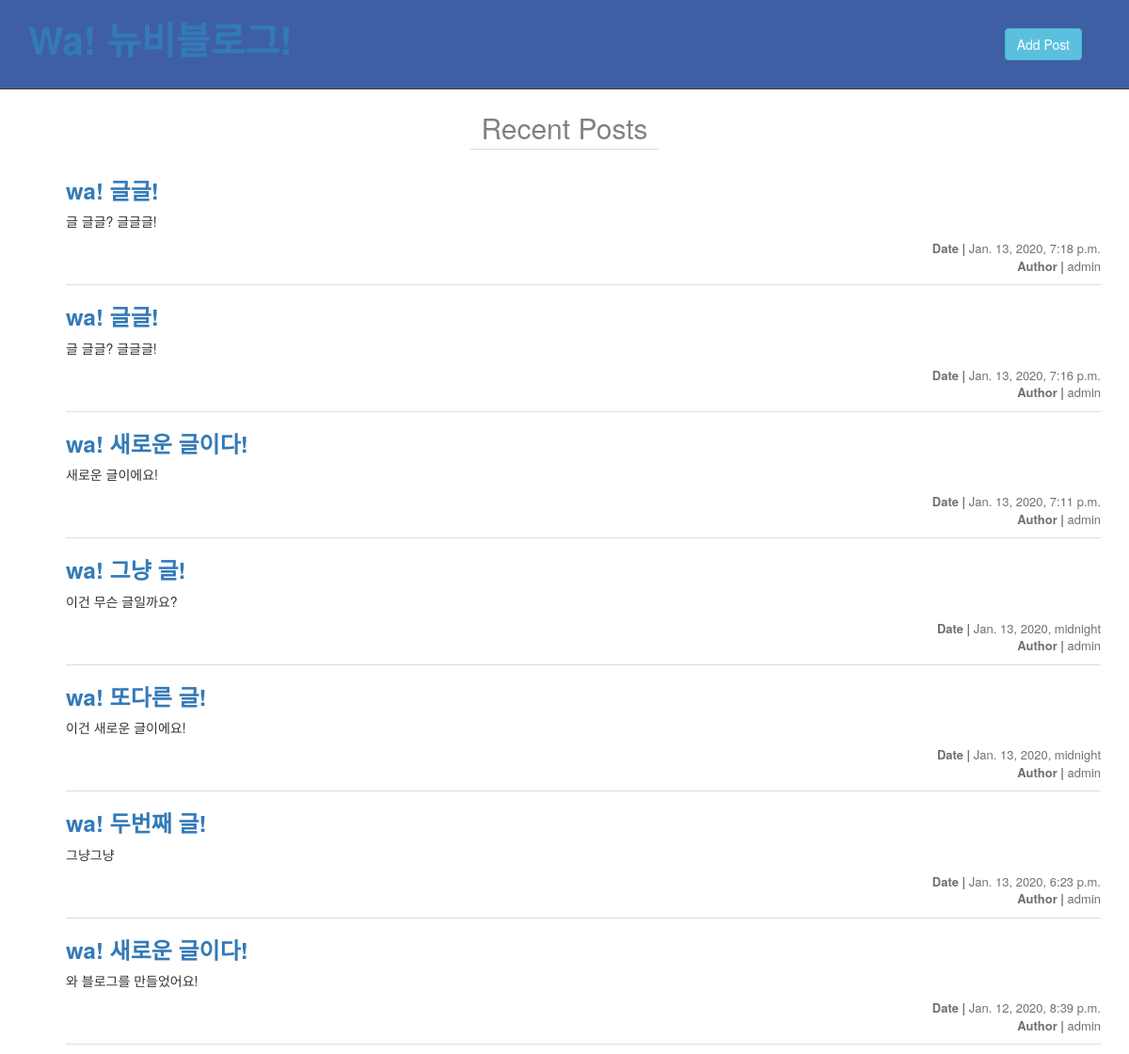
The page / on the database its author committed.
### blog/models.py (models this page shows, shortened)
class Post(models.Model):
    objects = models.Manager()
    author = models.ForeignKey(settings.AUTH_USER_MODEL, on_delete=models.CASCADE)
    title = models.CharField(max_length = 100)
    content = models.TextField(blank=True)
    created_date = models.DateTimeField(auto_now_add = True)
    published_date = models.DateTimeField(blank=True, null=True)

### blog/views.py (the view)
# urls.py: path('', post_list, name='post_list'),
def post_list(request):
    posts=Post.objects.filter(published_date__isnull=False).order_by('-created_date')
    context={
        'posts' : posts,
    }
    return render(request, 'blog/post_list.html', context)

### templates/blog/post_list.html
{% extends 'base.html' %}
{% block content %}
<!DOCTYPE html>
<div class="recent">Recent Posts</div>
<div class="container">
    <ul class = "list">
        {% for post in posts %}
        <li class = "item">
            <h3><a href="{% url 'post_detail' pk=post.pk %}">{{post.title}}</a></h3>
            <div class="content">{{post.content|truncatewords:30}}</div>
            <div class="info">
                <div class="published-date"><span>Date | </span>{{ post.published_date }}</div>
                <div class="author"><span>Author | </span>{{ post.author }}</div>
            </div>
        </li>
        {% endfor %}
    </ul>
</div>
{% endblock %}

### static/css/blog.css (style rules this page uses)
.recent { text-align: center; width: 200px; margin: 10px auto; font-size: 30px; font-weight: lighter; color: #818181; border-bottom: 1px solid #ddd; }
.item { overflow: hidden; padding-bottom: 10px; border-bottom: 1px solid #ddd; }
.item h3 { font-weight: bolder; }
.info { display: inline-block; float: right; font-size: 13px; color: #707070; margin-top: 10px; }
.info span { font-weight: bold; }
.author { float: right; }

### rows shown on the page
Post: title "wa! 글글!", content "글 글글? 글글글!", published_date "Jan. 13, 2020, 7:18 p.m.", author "admin"
Post: title "wa! 글글!", content "글 글글? 글글글!", published_date "Jan. 13, 2020, 7:16 p.m.", author "admin"
Post: title "wa! 새로운 글이다!", content "새로운 글이에요!", published_date "Jan. 13, 2020, 7:11 p.m.", author "admin"
Post: title "wa! 그냥 글!", content "이건 무슨 글일까요?", published_date "Jan. 13, 2020, midnight", author "admin"
Post: title "wa! 또다른 글!", content "이건 새로운 글이에요!", published_date "Jan. 13, 2020, midnight", author "admin"
Post: title "wa! 두번째 글!", content "그냥그냥", published_date "Jan. 13, 2020, 6:23 p.m.", author "admin"
Post: title "wa! 새로운 글이다!", content "와 블로그를 만들었어요!", published_date "Jan. 12, 2020, 8:39 p.m.", author "admin"
